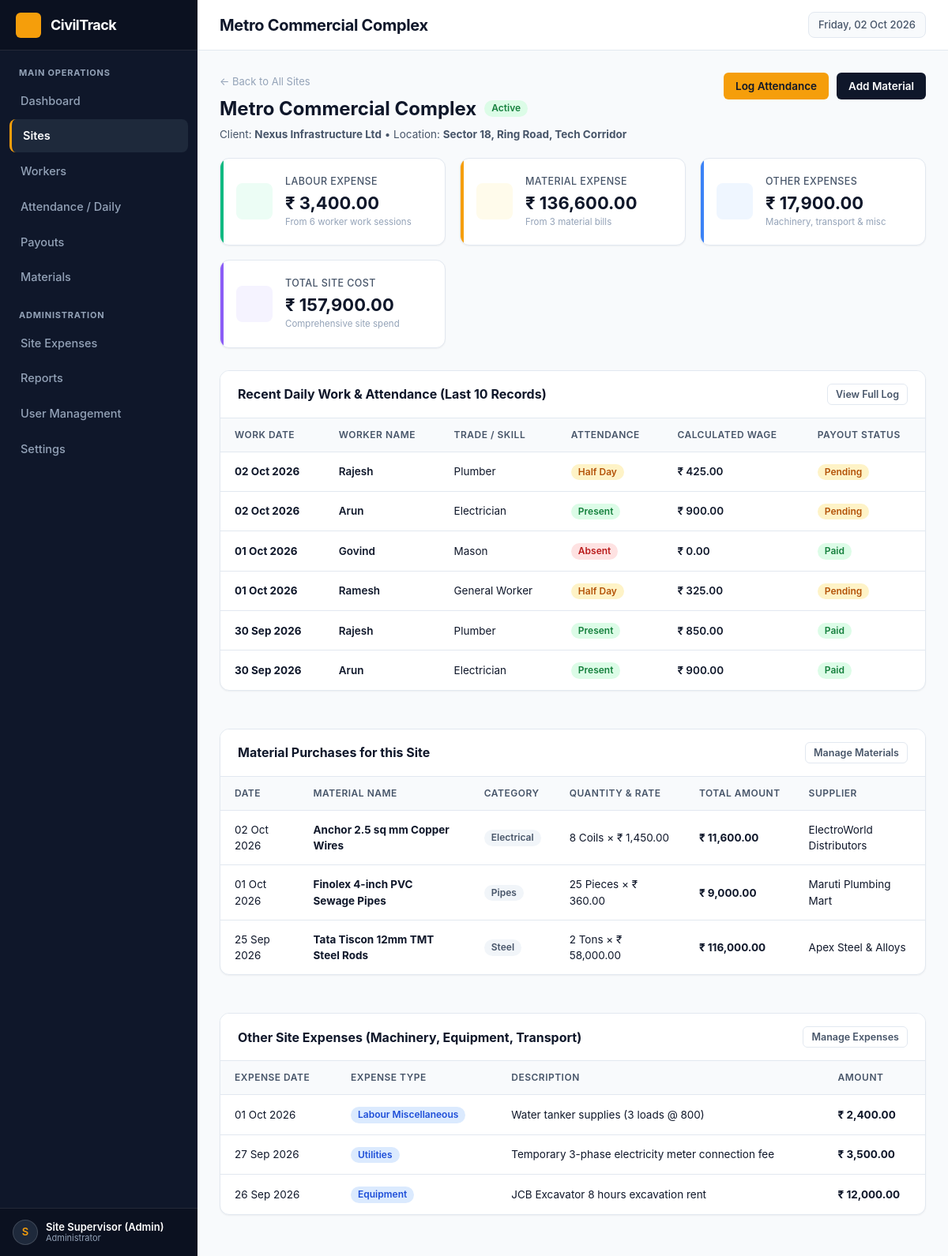
Page /site_details.php?id=2 (signed in) on the committed database.
### tables this page shows
CREATE TABLE `sites` (
  `id` INT AUTO_INCREMENT PRIMARY KEY,
  `site_name` VARCHAR(150) NOT NULL,
  `client_name` VARCHAR(150) NOT NULL,
  `location` VARCHAR(255) NOT NULL,
  `start_date` DATE NOT NULL,
  `expected_end_date` DATE DEFAULT NULL,
  `status` ENUM('Active', 'Completed', 'On Hold') NOT NULL DEFAULT 'Active',
  `created_at` DATETIME NOT NULL DEFAULT CURRENT_TIMESTAMP
);

CREATE TABLE `payouts` (
  `id` INT AUTO_INCREMENT PRIMARY KEY,
  `worker_id` INT NOT NULL,
  `site_id` INT NOT NULL,
  `attendance_id` INT NOT NULL,
  `amount` DECIMAL(10,2) NOT NULL DEFAULT 0.00,
  `payment_status` ENUM('Pending', 'Paid') NOT NULL DEFAULT 'Pending',
  `payment_date` DATE DEFAULT NULL,
  `notes` VARCHAR(255) DEFAULT NULL,
  `created_at` DATETIME NOT NULL DEFAULT CURRENT_TIMESTAMP,
  CONSTRAINT `fk_payout_worker` FOREIGN KEY (`worker_id`) REFERENCES `workers` (`id`) ON DELETE CASCADE ON UPDATE CASCADE,
  CONSTRAINT `fk_payout_site` FOREIGN KEY (`site_id`) REFERENCES `sites` (`id`) ON DELETE CASCADE ON UPDATE CASCADE,
  CONSTRAINT `fk_payout_att` FOREIGN KEY (`attendance_id`) REFERENCES `attendance` (`id`) ON DELETE CASCADE ON UPDATE CASCADE
);

CREATE TABLE `attendance` (
  `id` INT AUTO_INCREMENT PRIMARY KEY,
  `worker_id` INT NOT NULL,
  `site_id` INT NOT NULL,
  `work_date` DATE NOT NULL,
  `status` ENUM('Present', 'Half Day', 'Absent') NOT NULL DEFAULT 'Present',
  `calculated_wage` DECIMAL(10,2) NOT NULL DEFAULT 0.00,
  `notes` VARCHAR(255) DEFAULT NULL,
  `created_at` DATETIME NOT NULL DEFAULT CURRENT_TIMESTAMP,
  CONSTRAINT `fk_att_worker` FOREIGN KEY (`worker_id`) REFERENCES `workers` (`id`) ON DELETE CASCADE ON UPDATE CASCADE,
  CONSTRAINT `fk_att_site` FOREIGN KEY (`site_id`) REFERENCES `sites` (`id`) ON DELETE CASCADE ON UPDATE CASCADE,
  CONSTRAINT `unique_worker_site_date` UNIQUE (`worker_id`, `site_id`, `work_date`)
);

CREATE TABLE `workers` (
  `id` INT AUTO_INCREMENT PRIMARY KEY,
  `name` VARCHAR(150) NOT NULL,
  `phone` VARCHAR(20) NOT NULL,
  `address` TEXT DEFAULT NULL,
  `worker_type` VARCHAR(50) NOT NULL,
  `daily_wage` DECIMAL(10,2) NOT NULL DEFAULT 0.00,
  `status` ENUM('Active', 'Inactive') NOT NULL DEFAULT 'Active',
  `created_at` DATETIME NOT NULL DEFAULT CURRENT_TIMESTAMP
);

CREATE TABLE `materials` (
  `id` INT AUTO_INCREMENT PRIMARY KEY,
  `site_id` INT NOT NULL,
  `material_name` VARCHAR(150) NOT NULL,
  `category` VARCHAR(50) NOT NULL,
  `quantity` DECIMAL(10,2) NOT NULL DEFAULT 1.00,
  `unit` VARCHAR(30) NOT NULL,
  `unit_price` DECIMAL(10,2) NOT NULL DEFAULT 0.00,
  `total_amount` DECIMAL(10,2) NOT NULL DEFAULT 0.00,
  `supplier` VARCHAR(150) DEFAULT NULL,
  `purchase_date` DATE NOT NULL,
  `notes` TEXT DEFAULT NULL,
  `created_at` DATETIME NOT NULL DEFAULT CURRENT_TIMESTAMP,
  CONSTRAINT `fk_mat_site` FOREIGN KEY (`site_id`) REFERENCES `sites` (`id`) ON DELETE CASCADE ON UPDATE CASCADE
);

CREATE TABLE `expenses` (
  `id` INT AUTO_INCREMENT PRIMARY KEY,
  `site_id` INT NOT NULL,
  `expense_type` ENUM('Transportation', 'Equipment', 'Labour Miscellaneous', 'Utilities', 'Other') NOT NULL DEFAULT 'Other',
  `description` TEXT NOT NULL,
  `amount` DECIMAL(10,2) NOT NULL DEFAULT 0.00,
  `expense_date` DATE NOT NULL,
  `created_at` DATETIME NOT NULL DEFAULT CURRENT_TIMESTAMP,
  CONSTRAINT `fk_exp_site` FOREIGN KEY (`site_id`) REFERENCES `sites` (`id`) ON DELETE CASCADE ON UPDATE CASCADE
);

### site_details.php (the view, shortened to what the rows shown need)
<?php
require_once __DIR__ . '/includes/auth.php';
$conn = get_db();
$site_id = (int)($_GET['id'] ?? 0);
$res = mysqli_query($conn, "SELECT * FROM sites WHERE id = $site_id");
$site = mysqli_fetch_assoc($res);
$res = mysqli_query($conn, "
    SELECT a.*, w.name as worker_name, w.worker_type, w.daily_wage, p.payment_status, p.id as payout_id
    FROM attendance a
    JOIN workers w ON a.worker_id = w.id
    LEFT JOIN payouts p ON p.attendance_id = a.id
    WHERE a.site_id = $site_id
    ORDER BY a.work_date DESC, a.id DESC
    LIMIT 10
");
$recentAttendance = mysqli_fetch_all($res, MYSQLI_ASSOC);
$res = mysqli_query($conn, "
    SELECT * FROM materials WHERE site_id = $site_id ORDER BY purchase_date DESC, id DESC LIMIT 10
");
$recentMaterials = mysqli_fetch_all($res, MYSQLI_ASSOC);
$res = mysqli_query($conn, "
    SELECT * FROM expenses WHERE site_id = $site_id ORDER BY expense_date DESC, id DESC LIMIT 10
");
$recentExpenses = mysqli_fetch_all($res, MYSQLI_ASSOC);
$page_title = $site['site_name'];
include __DIR__ . '/includes/header.php';
?>
<div style="display: flex; justify-content: space-between; align-items: flex-start; margin-bottom: 20px; flex-wrap: wrap; gap: 12px;">
    <div>
        <a href="sites.php" style="color: var(--text-muted); text-decoration: none; font-size: 13px; display: inline-flex; align-items: center; gap: 4px; margin-bottom: 6px;">
            &larr; Back to All Sites
        </a>
        <h2 style="font-size: 24px; font-weight: 700; color: var(--primary); display: flex; align-items: center; gap: 10px;">
            <?php echo e($site['site_name']); ?>
            <?php if ($site['status'] === 'Active'): ?>
                <span class="badge badge-success">Active</span>
            <?php elseif ($site['status'] === 'On Hold'): ?>
                <span class="badge badge-warning">On Hold</span>
            <?php else: ?>
                <span class="badge badge-neutral">Completed</span>
            <?php endif; ?>
        </h2>
        <div style="font-size: 13.5px; color: var(--text-secondary); margin-top: 4px;">
            Client: <strong><?php echo e($site['client_name'] ?: 'Not Specified'); ?></strong> &bull; Location: <strong><?php echo e($site['location']); ?></strong>
        </div>
    </div>
</div>
<div style="display: grid; grid-template-columns: 1fr; gap: 24px;">
    <div class="card">
        <div class="card-body p-0">
            <div class="table-responsive">
                <table class="data-table">
                    <thead>
                        <tr>
                            <th>Work Date</th>
                            <th>Worker Name</th>
                            <th>Trade / Skill</th>
                            <th>Attendance</th>
                            <th>Calculated Wage</th>
                            <th>Payout Status</th>
                        </tr>
                    </thead>
                    <tbody>
                        <?php if (empty($recentAttendance)): ?>
                            <tr>
                                <td colspan="6" style="text-align: center; color: var(--text-muted); padding: 24px;">
                                    No attendance logged yet for this site.
                                </td>
                            </tr>
                        <?php else: ?>
                            <?php foreach ($recentAttendance as $att): ?>
                                <tr>
                                    <td><strong><?php echo format_date($att['work_date']); ?></strong></td>
                                    <td>
                                        <a href="worker_details.php?id=<?php echo $att['worker_id']; ?>" style="color: var(--primary); font-weight: 600; text-decoration: none;">
                                            <?php echo e($att['worker_name']); ?>
                                        </a>
                                    </td>
                                    <td><?php echo e($att['worker_type']); ?></td>
                                    <td>
                                        <?php if ($att['status'] === 'Present'): ?>
                                            <span class="badge badge-success">Present</span>
                                        <?php elseif ($att['status'] === 'Half Day'): ?>
                                            <span class="badge badge-warning">Half Day</span>
                                        <?php else: ?>
                                            <span class="badge badge-danger">Absent</span>
                                        <?php endif; ?>
                                    </td>
                                    <td style="font-weight: 600;"><?php echo format_currency($att['calculated_wage']); ?></td>
                                    <td>
                                        <?php if ($att['payment_status'] === 'Paid'): ?>
                                            <span class="badge badge-success">Paid</span>
                                        <?php else: ?>
                                            <span class="badge badge-warning">Pending</span>
                                        <?php endif; ?>
                                    </td>
                                </tr>
                            <?php endforeach; ?>
                        <?php endif; ?>
                    </tbody>
                </table>
            </div>
        </div>
    </div>
    <div class="card">
        <div class="card-body p-0">
            <div class="table-responsive">
                <table class="data-table">
                    <thead>
                        <tr>
                            <th>Date</th>
                            <th>Material Name</th>
                            <th>Category</th>
                            <th>Quantity & Rate</th>
                            <th>Total Amount</th>
                            <th>Supplier</th>
                        </tr>
                    </thead>
                    <tbody>
                        <?php if (empty($recentMaterials)): ?>
                            <tr>
                                <td colspan="6" style="text-align: center; color: var(--text-muted); padding: 24px;">
                                    No material purchases recorded for this site yet.
                                </td>
                            </tr>
                        <?php else: ?>
                            <?php foreach ($recentMaterials as $mat): ?>
                                <tr>
                                    <td><?php echo format_date($mat['purchase_date']); ?></td>
                                    <td><strong><?php echo e($mat['material_name']); ?></strong></td>
                                    <td><span class="badge badge-neutral"><?php echo e($mat['category']); ?></span></td>
                                    <td><?php echo (float)$mat['quantity']; ?> <?php echo e($mat['unit']); ?> &times; <?php echo format_currency($mat['unit_price']); ?></td>
                                    <td style="font-weight: 700; color: var(--primary);"><?php echo format_currency($mat['total_amount']); ?></td>
                                    <td><?php echo e($mat['supplier'] ?: '-'); ?></td>
                                </tr>
                            <?php endforeach; ?>
                        <?php endif; ?>
                    </tbody>
                </table>
            </div>
        </div>
    </div>
    <div class="card">
        <div class="card-body p-0">
            <div class="table-responsive">
                <table class="data-table">
                    <thead>
                        <tr>
                            <th>Expense Date</th>
                            <th>Expense Type</th>
                            <th>Description</th>
                            <th>Amount</th>
                        </tr>
                    </thead>
                    <tbody>
                        <?php if (empty($recentExpenses)): ?>
                            <tr>
                                <td colspan="4" style="text-align: center; color: var(--text-muted); padding: 24px;">
                                    No miscellaneous expenses recorded for this site.
                                </td>
                            </tr>
                        <?php else: ?>
                            <?php foreach ($recentExpenses as $exp): ?>
                                <tr>
                                    <td><?php echo format_date($exp['expense_date']); ?></td>
                                    <td><span class="badge badge-info"><?php echo e($exp['expense_type']); ?></span></td>
                                    <td><?php echo e($exp['description']); ?></td>
                                    <td style="font-weight: 700; color: var(--primary);"><?php echo format_currency($exp['amount']); ?></td>
                                </tr>
                            <?php endforeach; ?>
                        <?php endif; ?>
                    </tbody>
                </table>
            </div>
        </div>
    </div>
</div>
<?php include __DIR__ . '/includes/footer.php'; ?>

### includes/header.php (shortened to what the rows shown need)
<?php
require_once __DIR__ . '/auth.php';
$root = (strpos($_SERVER['PHP_SELF'], '/admin/') !== false) ? '../' : './';
$page_title = $page_title ?? 'Dashboard';
?>
<!DOCTYPE html>
<html lang="en">
<head>
    <link rel="stylesheet" href="<?php echo $root; ?>assets/css/style.css">
</head>
<body>
<div class="app-container">
    <div class="main-content">
        <header class="top-header">
            <div class="header-left">
                <h1 class="page-title"><?php echo e($page_title); ?></h1>
            </div>
        </header>
        <main class="page-body">

### rows in the picture
sites: site_name "Metro Commercial Complex", client_name "Nexus Infrastructure Ltd", location "Sector 18, Ring Road, Tech Corridor"
payouts: attendance.work_date "02 Oct 2026", worker.name "Rajesh", worker.worker_type "Plumber", shows "Half Day", attendance.calculated_wage "₹ 425.00", payment_status "Pending"
payouts: attendance.work_date "02 Oct 2026", worker.name "Arun", worker.worker_type "Electrician", shows "Present", attendance.calculated_wage "₹ 900.00", payment_status "Pending"
payouts: attendance.work_date "01 Oct 2026", worker.name "Govind", worker.worker_type "Mason", shows "Absent", attendance.calculated_wage "₹ 0.00", payment_status "Paid"
payouts: attendance.work_date "01 Oct 2026", worker.name "Ramesh", worker.worker_type "General Worker", shows "Half Day", attendance.calculated_wage "₹ 325.00", payment_status "Pending"
payouts: attendance.work_date "30 Sep 2026", worker.name "Rajesh", worker.worker_type "Plumber", shows "Present", attendance.calculated_wage "₹ 850.00", payment_status "Paid"
payouts: attendance.work_date "30 Sep 2026", worker.name "Arun", worker.worker_type "Electrician", shows "Present", attendance.calculated_wage "₹ 900.00", payment_status "Paid"
materials: purchase_date "02 Oct 2026", material_name "Anchor 2.5 sq mm Copper Wires", category "Electrical", quantity "8", unit "Coils", unit_price "₹ 1,450.00", total_amount "₹ 11,600.00", supplier "ElectroWorld Distributors"
materials: purchase_date "01 Oct 2026", material_name "Finolex 4-inch PVC Sewage Pipes", category "Pipes", quantity "25", unit "Pieces", unit_price "₹ 360.00", total_amount "₹ 9,000.00", supplier "Maruti Plumbing Mart"
materials: purchase_date "25 Sep 2026", material_name "Tata Tiscon 12mm TMT Steel Rods", category "Steel", quantity "2", unit "Tons", unit_price "₹ 58,000.00", total_amount "₹ 116,000.00", supplier "Apex Steel & Alloys"
expenses: expense_date "01 Oct 2026", expense_type "Labour Miscellaneous", description "Water tanker supplies (3 loads @ 800)", amount "₹ 2,400.00"
expenses: expense_date "27 Sep 2026", expense_type "Utilities", description "Temporary 3-phase electricity meter connection fee", amount "₹ 3,500.00"
expenses: expense_date "26 Sep 2026", expense_type "Equipment", description "JCB Excavator 8 hours excavation rent", amount "₹ 12,000.00"

### other values in the picture
substr($user['full_name'] ?? 'A', 0, 1) "S"
$user['full_name'] "Site Supervisor (Admin)"
$user['role'] "Administrator"
format_currency($totalLabour) "₹ 3,400.00"
$labourData['payout_count'] "6"
format_currency($totalMaterial) "₹ 136,600.00"
$materialData['material_count'] "3"
format_currency($totalOther) "₹ 17,900.00"
format_currency($grandTotal) "₹ 157,900.00"
